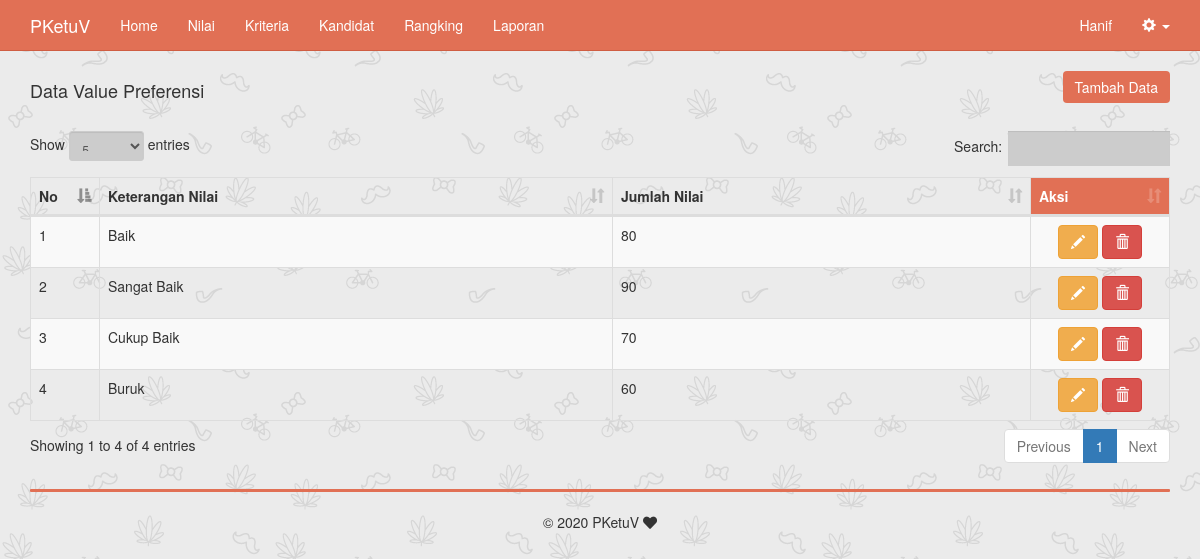
The page /value.php (signed in) on the database its author committed.
### tables this page shows
CREATE TABLE `value` (
  `id_nilai` int(6) NOT NULL,
  `ket_nilai` varchar(45) NOT NULL,
  `jum_nilai` double NOT NULL
);

### includes/value.inc.php (called while the page is built, shortened)
<?php
class value{
	private $conn;
	private $table_name = "value";
	public function __construct($db){
		$this->conn = $db;
	}
	function readAll(){
		$query = "SELECT * FROM ".$this->table_name." ORDER BY id_nilai ASC";
		$stmt = $this->conn->prepare( $query );
		$stmt->execute();
		return $stmt;
	}
}
?>

### value.php (the view)
<?php
include_once 'header.php';
if (isset($_SESSION['role'])) {
    if ($_SESSION['role'] != base64_encode('Admin')) { ?>
        <div class="container">
            <div class="text-center">Halaman ini hanya untuk hak akses Admin saja!</div>
        </div>
    <?php } else {
include_once 'includes/value.inc.php';
$pro = new value($db);
$stmt = $pro->readAll();
?>
	<div class="row">
		<div class="col-md-6 text-left">
			<h4>Data Value Preferensi</h4>
		</div>
		<div class="col-md-6 text-right">
			<button onclick="location.href='value-baru.php'" class="btn btn-primary" id="btn-tambah">Tambah Data</button>
		</div>
	</div>
	<br/>
	<table width="100%" class="table table-striped table-bordered" id="tabeldata">
        <thead>
            <tr>
                <th width="30px">No</th>
                <th>Keterangan Nilai</th>
                <th>Jumlah Nilai</th>
                <th width="100px" id="bg-hasil">Aksi</th>
            </tr>
        </thead>
        <tbody>
<?php
$no=1;
while ($row = $stmt->fetch(PDO::FETCH_ASSOC)){
?>
            <tr>
                <td><?php echo $no++ ?></td>
                <td><?php echo $row['ket_nilai'] ?></td>
                <td><?php echo $row['jum_nilai'] ?></td>
                <td class="text-center">
					<a href="value-ubah.php?id=<?php echo $row['id_nilai'] ?>" class="btn btn-warning"><span class="glyphicon glyphicon-pencil" aria-hidden="true"></span></a>
					<a href="value-hapus.php?id=<?php echo $row['id_nilai'] ?>" onclick="return confirm('Yakin ingin menghapus data')" class="btn btn-danger"><span class="glyphicon glyphicon-trash" aria-hidden="true"></span></a>
			    </td>
            </tr>
<?php
}
?>
        </tbody>
    </table>
<?php
include_once 'footer.php';
    }
}
?>

### css/custom.css (style rules this page uses)
#bg-hasil { background: #e17055;color: white; }
#btn-tambah { background: #e17055;color: white;border: none; }
a { color: inherit; }

### rows shown on the page
value: ket_nilai "Baik", jum_nilai "80"
value: ket_nilai "Sangat Baik", jum_nilai "90"
value: ket_nilai "Cukup Baik", jum_nilai "70"
value: ket_nilai "Buruk", jum_nilai "60"

### other values the page prints
$config->title "PKetuV"
$_SESSION['nama_lengkap'] "Hanif"
